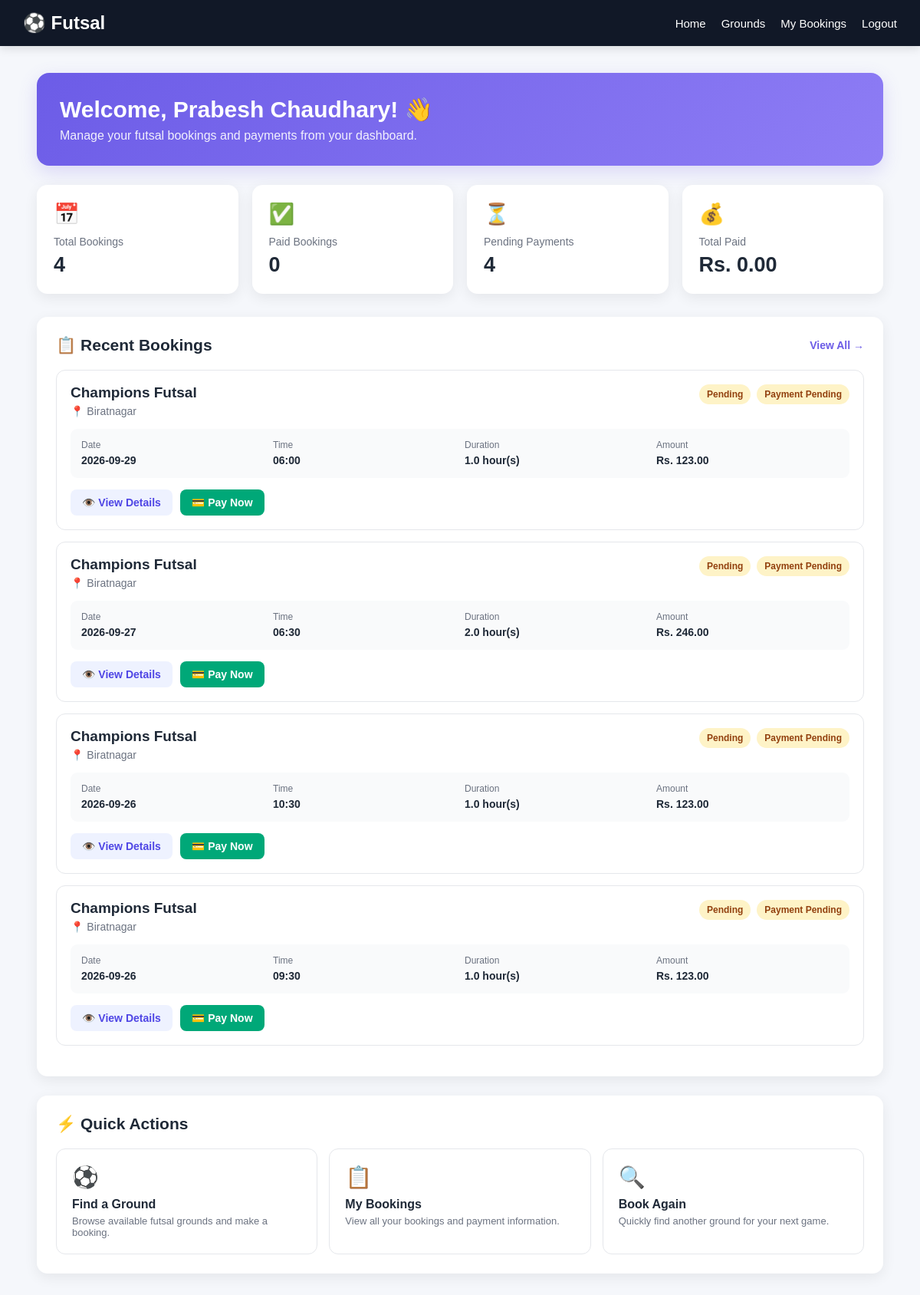
The app's page /dashboard (signed in) with its own data.
### tables this page shows
CREATE TABLE users (
            id INTEGER PRIMARY KEY AUTOINCREMENT,
            name TEXT NOT NULL,
            email TEXT UNIQUE NOT NULL,
            password TEXT NOT NULL
        , is_admin INTEGER
            DEFAULT 0);

CREATE TABLE bookings (
            id INTEGER PRIMARY KEY AUTOINCREMENT,
            user_id INTEGER NOT NULL,
            ground_id INTEGER NOT NULL,
            booking_date TEXT NOT NULL,
            booking_time TEXT NOT NULL,
            created_at TIMESTAMP DEFAULT CURRENT_TIMESTAMP, status TEXT
            DEFAULT 'confirmed', duration REAL
            DEFAULT 1, payment_status TEXT

            DEFAULT 'pending', payment_method TEXT

            DEFAULT 'cash', payment_reference TEXT, paid_at TIMESTAMP, transaction_uuid
            TEXT, esewa_transaction_code
            TEXT, esewa_product_code
            TEXT, esewa_amount
            REAL, esewa_verified_at
            TIMESTAMP,

            FOREIGN KEY (user_id) REFERENCES users(id),
            FOREIGN KEY (ground_id) REFERENCES grounds(id),

            UNIQUE(ground_id, booking_date, booking_time)
        );

CREATE TABLE grounds (
            id INTEGER PRIMARY KEY AUTOINCREMENT,
            name TEXT NOT NULL,
            location TEXT NOT NULL,
            price INTEGER NOT NULL,
            contact TEXT,
            opening_time TEXT,
            closing_time TEXT,
            description TEXT,
            image TEXT
        );

### app.py (the view)
@app.route("/dashboard")
@login_required
def dashboard():
    conn = get_db()
    user_id = session["user_id"]
    user = conn.execute(
        """
        SELECT *
        FROM users
        WHERE id = ?
        """,
        (user_id,)
    ).fetchone()
    total_bookings = conn.execute(
        """
        SELECT COUNT(*) AS count
        FROM bookings
        WHERE user_id = ?
        """,
        (user_id,)
    ).fetchone()["count"]
    paid_bookings = conn.execute(
        """
        SELECT COUNT(*) AS count
        FROM bookings
        WHERE user_id = ?
        AND payment_status = 'paid'
        """,
        (user_id,)
    ).fetchone()["count"]
    pending_payments = conn.execute(
        """
        SELECT COUNT(*) AS count
        FROM bookings
        WHERE user_id = ?
        AND payment_status = 'pending'
        AND status != 'cancelled'
        """,
        (user_id,)
    ).fetchone()["count"]
    total_paid_row = conn.execute(
        """
        SELECT COALESCE(
            SUM(grounds.price * bookings.duration),
            0
        ) AS total
        FROM bookings
        JOIN grounds
            ON bookings.ground_id = grounds.id
        WHERE bookings.user_id = ?
        AND bookings.payment_status = 'paid'
        """,
        (user_id,)
    ).fetchone()
    try:
        total_paid = float(total_paid_row["total"] or 0)
    except (TypeError, ValueError):
        total_paid = 0
    bookings = conn.execute(
        """
        SELECT
            bookings.*,
            grounds.name AS ground_name,
            grounds.location AS ground_location,
            grounds.price AS ground_price,
            grounds.price AS price,
            grounds.image AS ground_image
        FROM bookings
        JOIN grounds
            ON bookings.ground_id = grounds.id
        WHERE bookings.user_id = ?
        ORDER BY
            bookings.created_at DESC,
            bookings.booking_date DESC,
            bookings.booking_time DESC
        LIMIT 5
        """,
        (user_id,)
    ).fetchall()
    conn.close()
    return render_template(
        "dashboard.html",
        user=user,
        total_bookings=total_bookings,
        paid_bookings=paid_bookings,
        pending_payments=pending_payments,
        total_paid=total_paid,
        bookings=bookings
    )

### app.py (called while the page is built, shortened)
def get_db():
    conn = sqlite3.connect(
        DATABASE
    )
    conn.row_factory = sqlite3.Row
    conn.execute(
        "PRAGMA foreign_keys = ON"
    )
    return conn

def login_required(view_function):
    @wraps(view_function)
    def wrapper(*args, **kwargs):
        return view_function(
            *args,
            **kwargs
        )
    return wrapper

### templates/dashboard.html (shortened to what this page needs)
<!DOCTYPE html>
<html lang="en">
<head>
</head>
<body>
<nav>
    <div class="logo">
        ⚽ Futsal
    </div>
    <div class="nav-links">
        <a href="{{ url_for('index') }}">
            Home
        </a>
        <a href="{{ url_for('grounds') }}">
            Grounds
        </a>
        <a href="{{ url_for('my_bookings') }}">
            My Bookings
        </a>
        <a href="{{ url_for('logout') }}">
            Logout
        </a>
    </div>
</nav>
<div class="container">
    <div class="welcome">
        <h1>
            Welcome,
            {{ user['name'] }}! 👋
        </h1>
        <p>
            Manage your futsal bookings and payments
            from your dashboard.
        </p>
    </div>
    <div class="stats">
        <div class="stat-card">
            <div class="stat-icon purple">
                📅
            </div>
            <div class="stat-title">
                Total Bookings
            </div>
            <div class="stat-value">
                {{ total_bookings }}
            </div>
        </div>
        <div class="stat-card">
            <div class="stat-icon green">
                ✅
            </div>
            <div class="stat-title">
                Paid Bookings
            </div>
            <div class="stat-value">
                {{ paid_bookings }}
            </div>
        </div>
        <div class="stat-card">
            <div class="stat-icon orange">
                ⏳
            </div>
            <div class="stat-title">
                Pending Payments
            </div>
            <div class="stat-value">
                {{ pending_payments }}
            </div>
        </div>
        <div class="stat-card">
            <div class="stat-icon purple">
                💰
            </div>
            <div class="stat-title">
                Total Paid
            </div>
            <div class="stat-value">
                Rs. {{ "%.2f"|format(total_paid) }}
            </div>
        </div>
    </div>
    <div class="section">
        <div class="section-header">
            <h2>
                📋 Recent Bookings
            </h2>
            <a
                href="{{ url_for('my_bookings') }}"
                class="view-all"
            >
                View All →
            </a>
        </div>
        {% if bookings %}
            {% for booking in bookings %}
                <div class="booking-card">
                    <div class="booking-top">
                        <div>
                            <div class="ground-name">
                                {{ booking['ground_name'] }}
                            </div>
                            <div class="location">
                                📍 {{ booking['ground_location'] }}
                            </div>
                        </div>
                        <div class="badges">
                            {% if booking['status'] == 'cancelled' %}
                                <span class="badge status-cancelled">
                                    Cancelled
                                </span>
                            {% elif booking['status'] == 'confirmed' %}
                                <span class="badge status-confirmed">
                                    Confirmed
                                </span>
                            {% else %}
                                <span class="badge status-pending">
                                    Pending
                                </span>
                            {% endif %}
                            {% if booking['payment_status'] == 'paid' %}
                                <span class="badge status-paid">
                                    Paid
                                </span>
                            {% elif booking['payment_status'] == 'rejected' %}
                                <span class="badge status-rejected">
                                    Payment Rejected
                                </span>
                            {% else %}
                                <span class="badge status-pending">
                                    Payment Pending
                                </span>
                            {% endif %}
                        </div>
                    </div>
                    <div class="booking-details">
                        <div class="detail-item">
                            <small>
                                Date
                            </small>
                            <strong>
                                {{ booking['booking_date'] }}
                            </strong>
                        </div>
                        <div class="detail-item">
                            <small>
                                Time
                            </small>
                            <strong>
                                {{ booking['booking_time'] }}
                            </strong>
                        </div>
                        <div class="detail-item">
                            <small>
                                Duration
                            </small>
                            <strong>
                                {{ booking['duration'] }} hour(s)
                            </strong>
                        </div>
                        <div class="detail-item">
                            <small>
                                Amount
                            </small>
                            <strong>
                                Rs.
                                {{
                                    "%.2f"|format(
                                        booking['price'] *
                                        booking['duration']
                                    )
                                }}
                            </strong>
                        </div>
                    </div>
                    <div class="actions">
                        <a
                            href="{{ url_for(
                                'booking_details',
                                booking_id=booking['id']
                            ) }}"
                            class="btn btn-secondary"
                        >
                            👁️ View Details
                        </a>
                        {% if
                            booking['payment_status'] != 'paid'
                            and
                            booking['status'] != 'cancelled'
                        %}
                            <a
                                href="{{ url_for(
                                    'payment',
                                    booking_id=booking['id']
                                ) }}"
                                class="btn btn-success"
                            >
                                💳 Pay Now
                            </a>
                        {% endif %}
                    </div>
                </div>
            {% endfor %}
        {% endif %}
    </div>
    <div class="section">
        <div class="section-header">
            <h2>
                ⚡ Quick Actions
            </h2>
        </div>
        <div class="quick-actions">
            <a
                href="{{ url_for('grounds') }}"
                class="quick-action"
            >
                <div class="quick-action-icon">
                    ⚽
                </div>
                <div class="quick-action-title">
                    Find a Ground
                </div>
                <div class="quick-action-text">
                    Browse available futsal grounds
                    and make a booking.
                </div>
            </a>
            <a
                href="{{ url_for('my_bookings') }}"
                class="quick-action"
            >
                <div class="quick-action-icon">
                    📋
                </div>
                <div class="quick-action-title">
                    My Bookings
                </div>
                <div class="quick-action-text">
                    View all your bookings and
                    payment information.
                </div>
            </a>
            <a
                href="{{ url_for('grounds') }}"
                class="quick-action"
            >
                <div class="quick-action-icon">
                    🔍
                </div>
                <div class="quick-action-title">
                    Book Again
                </div>
                <div class="quick-action-text">
                    Quickly find another ground
                    for your next game.
                </div>
            </a>
        </div>
    </div>
</div>
</body>
</html>

### templates/dashboard.html (style rules this page uses)
* { box-sizing: border-box; margin: 0; padding: 0; }
body { font-family: Arial, Helvetica, sans-serif; background: #f5f7fb; color: #1f2937; }
nav { background: #111827; color: white; padding: 16px 30px; display: flex; justify-content: space-between; align-items: center; box-shadow: 0 3px 12px rgba(0,0,0,0.12); }
.logo { font-size: 24px; font-weight: bold; }
.nav-links { display: flex; gap: 20px; align-items: center; }
.nav-links a { color: white; text-decoration: none; font-size: 15px; }
.container { width: 92%; max-width: 1200px; margin: 35px auto; }
.welcome { background: linear-gradient( 135deg, #6c5ce7, #8e7df5 ); color: white; border-radius: 16px; padding: 30px; margin-bottom: 25px; box-shadow: 0 8px 25px rgba(108,92,231,0.20); }
.welcome h1 { font-size: 30px; margin-bottom: 8px; }
.welcome p { opacity: 0.9; }
.stats { display: grid; grid-template-columns: repeat(4, 1fr); gap: 18px; margin-bottom: 30px; }
.stat-card { background: white; border-radius: 14px; padding: 22px; box-shadow: 0 5px 18px rgba(0,0,0,0.07); }
.stat-icon { font-size: 27px; margin-bottom: 12px; }
.stat-title { color: #6b7280; font-size: 14px; margin-bottom: 7px; }
.stat-value { font-size: 27px; font-weight: bold; }
.purple { color: #6c5ce7; }
.green { color: #00a878; }
.orange { color: #f59e0b; }
.section { background: white; border-radius: 14px; padding: 25px; box-shadow: 0 5px 18px rgba(0,0,0,0.07); margin-bottom: 25px; }
.section-header { display: flex; justify-content: space-between; align-items: center; margin-bottom: 20px; }
.section-header h2 { font-size: 21px; }
.view-all { color: #6c5ce7; text-decoration: none; font-weight: bold; font-size: 14px; }
.booking-card { border: 1px solid #e5e7eb; border-radius: 12px; padding: 18px; margin-bottom: 15px; transition: 0.2s; }
.booking-top { display: flex; justify-content: space-between; align-items: flex-start; margin-bottom: 15px; }
.ground-name { font-size: 19px; font-weight: bold; margin-bottom: 5px; }
.location { color: #6b7280; font-size: 14px; }
.badges { display: flex; gap: 8px; flex-wrap: wrap; }
.badge { padding: 6px 10px; border-radius: 20px; font-size: 12px; font-weight: bold; }
.status-pending { background: #fef3c7; color: #92400e; }
.booking-details { display: grid; grid-template-columns: repeat(4, 1fr); gap: 12px; background: #f9fafb; padding: 14px; border-radius: 9px; margin-bottom: 15px; }
.detail-item small { display: block; color: #6b7280; font-size: 12px; margin-bottom: 4px; }
.detail-item strong { font-size: 14px; }
.actions { display: flex; gap: 10px; flex-wrap: wrap; }
.btn { display: inline-block; padding: 9px 15px; border-radius: 8px; text-decoration: none; font-size: 14px; font-weight: bold; border: none; cursor: pointer; }
.btn-success { background: #00a878; color: white; }
.btn-secondary { background: #eef2ff; color: #4f46e5; }
.quick-actions { display: grid; grid-template-columns: repeat(3, 1fr); gap: 15px; }
.quick-action { padding: 20px; border: 1px solid #e5e7eb; border-radius: 12px; text-decoration: none; color: #1f2937; transition: 0.2s; }
.quick-action-icon { font-size: 28px; margin-bottom: 10px; }
.quick-action-title { font-weight: bold; margin-bottom: 5px; }
.quick-action-text { color: #6b7280; font-size: 13px; }

### records on screen
users: name "Prabesh Chaudhary"
bookings: ground_name "Champions Futsal", ground_location "Biratnagar", status "Pending", payment_status "Payment Pending", booking_date "2026-09-29", booking_time "06:00", duration "1.0"
grounds: price.duration "123.00", price.duration "246.00"
bookings: ground_name "Champions Futsal", ground_location "Biratnagar", status "Pending", payment_status "Payment Pending", booking_date "2026-09-27", booking_time "06:30", duration "2.0"
bookings: ground_name "Champions Futsal", ground_location "Biratnagar", status "Pending", payment_status "Payment Pending", booking_date "2026-09-26", booking_time "10:30", duration "1.0"
bookings: ground_name "Champions Futsal", ground_location "Biratnagar", status "Pending", payment_status "Payment Pending", booking_date "2026-09-26", booking_time "09:30", duration "1.0"

### other values on screen
{{ total_bookings }} "4"
{{ paid_bookings }} "0"
{{ pending_payments }} "4"
{{ "%.2f"|format(total_paid) }} "0.00"
